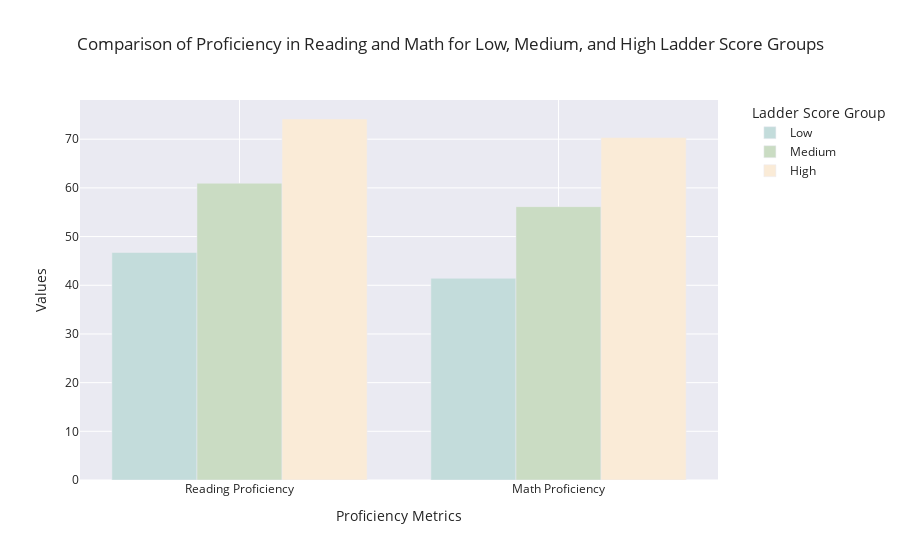

The code cell stored with this chart in its notebook:
### Markdown cell above
It va esser tam simplic quam Occidental in fact, it va esser Occidental. A un Angleso it va semblar un simplificat Angles, quam un skeptic Cambridge amico dit me que Occidental es. Li Europan lingues es membres del sam familie. Lor separat existentie es un myth. Por scientie, musica, sport etc, litot Europa usa li sam vocabular. Li lingues differe solmen in li grammatica, li pronunciation e li plu commun vocabules. Omnicos directe al desirabilite de un nov lingua franca: On refusa continuar payar custosi traductores. At solmen va esser necessi far uniform grammatica, pronunciation e plu sommun paroles.

### Code cell
import pandas as pd
import plotly.express as px

# Load the dataset
file_path = 'filtered_global_education_world_happiness_average.csv'
df = pd.read_csv(file_path)

# Filter out countries with any zero values in the relevant columns
filtered_data = df[(df['Lower_Secondary_End_Proficiency_Reading'] != 0) & 
                   (df['Lower_Secondary_End_Proficiency_Math'] != 0)]

# Split the countries into three groups based on Ladder score using qcut
filtered_data['Ladder_Group'] = pd.qcut(filtered_data['Ladder score'], 3, labels=['Low', 'Medium', 'High'])

# Rename proficiency columns for better readability
filtered_data = filtered_data.rename(columns={
    'Lower_Secondary_End_Proficiency_Reading': 'Reading Proficiency',
    'Lower_Secondary_End_Proficiency_Math': 'Math Proficiency'
})

# Select only the proficiency columns for grouping
proficiency_cols = ['Reading Proficiency', 'Math Proficiency']
grouped_data = filtered_data.groupby('Ladder_Group')[proficiency_cols].mean().reset_index()

# Melt the data for easier plotting with plotly
melted_data = grouped_data.melt(id_vars='Ladder_Group', var_name='Proficiency Metric', value_name='Value')

# Create custom color mapping
custom_color_map = {'Low': '#C3DCDB', 'Medium': '#CADCC3', 'High': '#FAEBD7'}

# Create the bar plot using plotly express
fig = px.bar(melted_data, x='Proficiency Metric', y='Value', color='Ladder_Group', 
             barmode='group', title='Comparison of Proficiency in Reading and Math for Low, Medium, and High Ladder Score Groups',
             labels={'Value': 'Values', 'Proficiency Metric': 'Proficiency Metrics'},
             color_discrete_map=custom_color_map)

# Update layout for better aesthetics
fig.update_layout(
    xaxis_title='Proficiency Metrics',
    yaxis_title='Values',
    legend_title_text='Ladder Score Group',
    legend=dict(x=1.05, y=1, traceorder='normal'),
    template="seaborn"
)

# Show the figure
fig.show()

### Figure 1 — Plotly figure (JSON) as saved in the notebook; plotly's stock layout.template omitted (floating-point values rounded to 4 significant figures)
{"data": [{"alignmentgroup": "True", "hovertemplate": "Ladder_Group=Low<br>Proficiency Metrics=%{x}<br>Values=%{y}<extra></extra>", "legendgroup": "Low", "marker": {"color": "#C3DCDB", "pattern": {"shape": ""}}, "name": "Low", "offsetgroup": "Low", "orientation": "v", "showlegend": true, "textposition": "auto", "type": "bar", "x": ["Reading Proficiency", "Math Proficiency"], "xaxis": "x", "y": [46.74, 41.44], "yaxis": "y"}, {"alignmentgroup": "True", "hovertemplate": "Ladder_Group=Medium<br>Proficiency Metrics=%{x}<br>Values=%{y}<extra></extra>", "legendgroup": "Medium", "marker": {"color": "#CADCC3", "pattern": {"shape": ""}}, "name": "Medium", "offsetgroup": "Medium", "orientation": "v", "showlegend": true, "textposition": "auto", "type": "bar", "x": ["Reading Proficiency", "Math Proficiency"], "xaxis": "x", "y": [60.96, 56.15], "yaxis": "y"}, {"alignmentgroup": "True", "hovertemplate": "Ladder_Group=High<br>Proficiency Metrics=%{x}<br>Values=%{y}<extra></extra>", "legendgroup": "High", "marker": {"color": "#FAEBD7", "pattern": {"shape": ""}}, "name": "High", "offsetgroup": "High", "orientation": "v", "showlegend": true, "textposition": "auto", "type": "bar", "x": ["Reading Proficiency", "Math Proficiency"], "xaxis": "x", "y": [74.15, 70.33], "yaxis": "y"}], "layout": {"barmode": "group", "legend": {"title": {"text": "Ladder Score Group"}, "tracegroupgap": 0, "traceorder": "normal", "x": 1.05, "y": 1}, "title": {"text": "Comparison of Proficiency in Reading and Math for Low, Medium, and High Ladder Score Groups"}, "xaxis": {"anchor": "y", "domain": [0, 1], "title": {"text": "Proficiency Metrics"}}, "yaxis": {"anchor": "x", "domain": [0, 1], "title": {"text": "Values"}}}}
